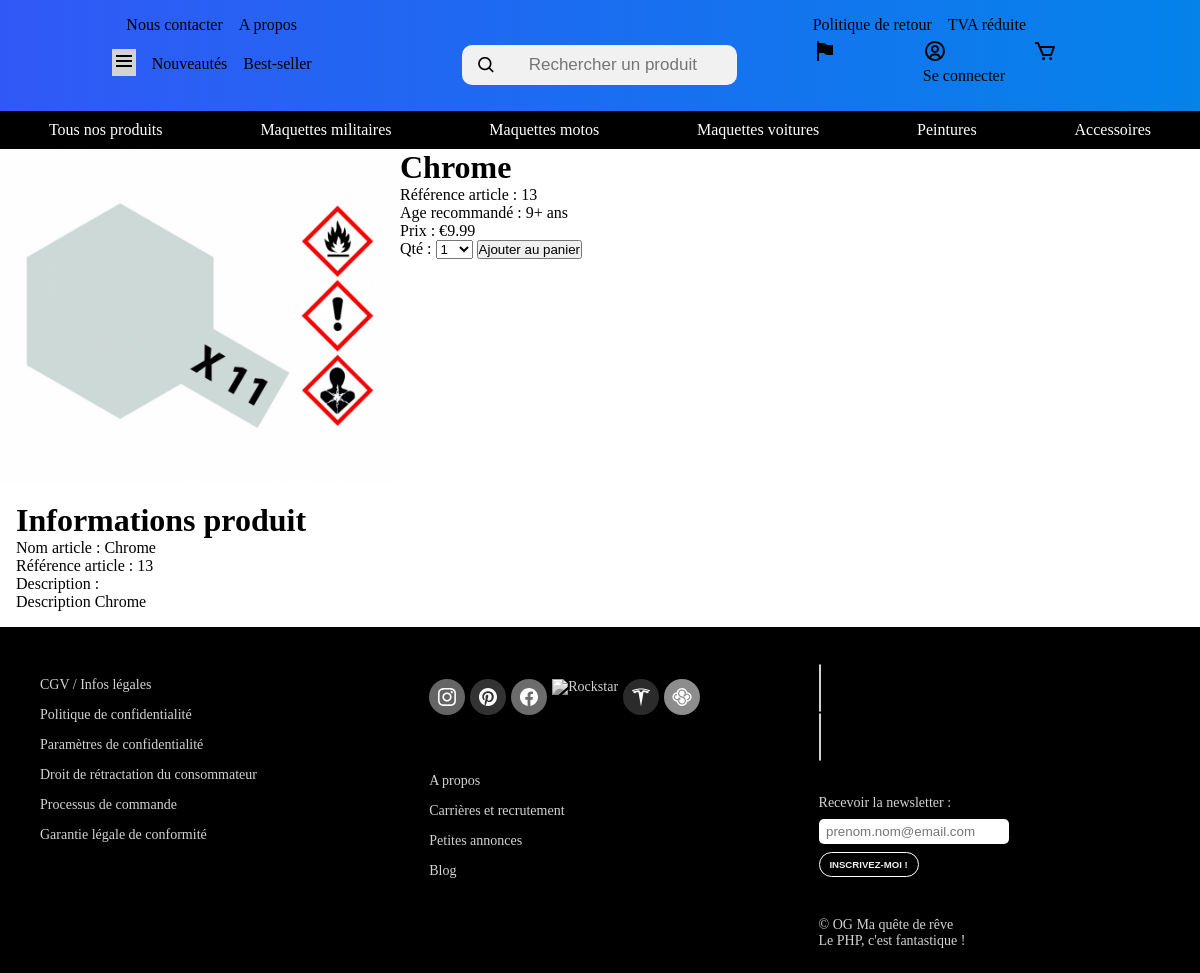
Page /pages/produit.php?id_produit=13 on the committed database.
### tables this page shows
CREATE TABLE `produits` (
  `id_produit` int(11) NOT NULL,
  `nom_produit` varchar(255) NOT NULL,
  `echelle` varchar(10) DEFAULT NULL,
  `id_categorie` int(11) NOT NULL,
  `quantite` int(11) NOT NULL,
  `prix` decimal(8,2) NOT NULL,
  `id_marque` int(11) NOT NULL,
  `description` text NOT NULL,
  `age_recommande` varchar(4) NOT NULL,
  `reference_image` varchar(255) DEFAULT NULL
);

### pages/produit.php (the view, shortened to what this page needs)
<?php
require_once(__DIR__ . '/../Connexion/functions.php');
if (isset($_GET["id_produit"])) {
    $ref_article = intval($_GET["id_produit"]);
} else {
    echo "Probleme de recuperation de la variable id_produit!";
}
$stmt = $mysqlClient->prepare('SELECT * FROM produits WHERE id_produit = :ref_article');
$stmt->bindParam(':ref_article', $ref_article, PDO::PARAM_INT);
$stmt->execute();
$row = $stmt->fetch(PDO::FETCH_ASSOC);
?>
<!DOCTYPE html>
<html lang="fr">
<head>
    <?php require_once(__DIR__ . '/importCSS.php'); ?>
</head>
<body>
    <header>
        <?php require_once(__DIR__ . '/header.php'); ?>
    </header>
    <div class=container>
        <div class="boite-image">
            <img class="boite-image" src="../Ressources/assets_produits/<?= $row['reference_image'] ?>"
                title="<?= $row['reference_image'] ?>" alt="<?= $row['reference_image'] ?>" />
        </div>
        <div class=infos_generales>
            <?php
            echo "<h1>" . $row['nom_produit'] . "</h1>";
            echo "<p>Référence article : " . $row['id_produit'] . "</p>";
            echo "<p>Age recommandé : " . $row['age_recommande'] . " ans</p>";
            echo "<p>Prix : €" . $row['prix'] . " </p>";
            ?>
            <form action="./panier.php" method="post">
                <label for="nombre">Qté :</label>
                <select id="nombre" name="nombre">
                    <?php
                    for ($i = 1; $i <= $row['quantite']; $i++) {
                        echo '<option value="' . $i . '">' . $i . '</option>';
                    }
                    ?>
                </select>
                <button type="submit">Ajouter au panier</button>
            </form>
        </div>
    </div>
    <div class="description-produit">
        <h1>Informations produit</h1>
        <?php
        echo "<p>Nom article : " . $row['nom_produit'] . "</p>";
        echo "<p>Référence article : " . $row['id_produit'] . "</p>";
        echo "<p>Description : </p>";
        echo "<p>" . $row['description'] . "</p>";
        ?>
    </div>
    <footer>
        <?php require_once(__DIR__ . '/footer.php'); ?>
    </footer>
</body>
</html>

### css/entete_v2-css.css (style rules this page uses)
* { margin: 0; padding: 0; box-sizing: border-box; }
html body { font-family: Mooli; }
label { cursor: pointer; }

### css/footer-css_v2.css (style rules this page uses)
* { margin: 0; padding: 0; box-sizing: border-box; }
html body { font-family: Mooli; }

### css/page_produit.css (style rules this page uses)
.container { display : flex; }
.boite-image { width : 400px; }
.infos_generales { width : 400px; }
.description-produit { display: flex; flex-direction: column; margin: 1em; }

### rows in the picture
produits: reference_image (picture), nom_produit "Chrome", id_produit "13", age_recommande "9+", prix "9.99", description "Description Chrome"

### other values in the picture
form field nombre "1"
